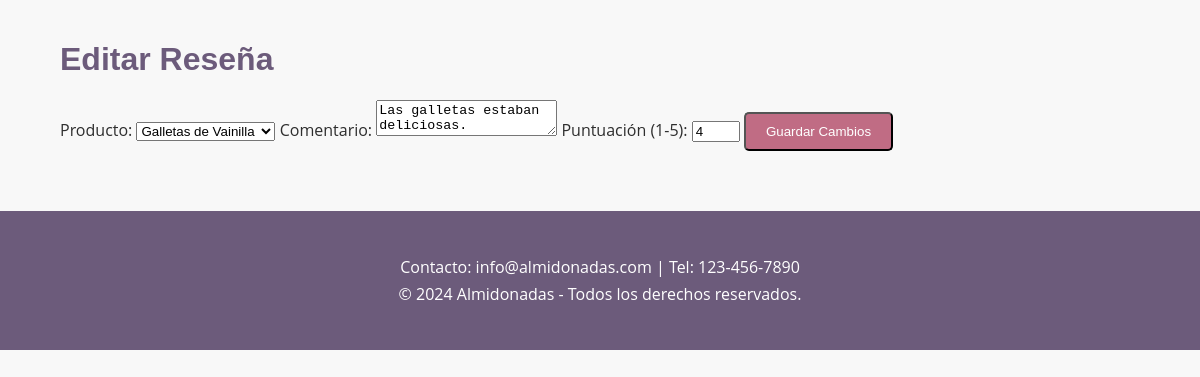
The page /cliente/resenas/edit.php?id=2 (signed in) on the database its author committed.
### tables this page shows
CREATE TABLE Productos (
    id INT AUTO_INCREMENT PRIMARY KEY,
    nombre VARCHAR(100) NOT NULL,
    descripcion TEXT,
    precio DECIMAL(10, 2) NOT NULL,
    categoria ENUM('tortas', 'galletas', 'quesillos', 'postres') NOT NULL,
    imagen VARCHAR(255)
);

### cliente/resenas/edit.php (the view, shortened to what this page needs)
<?php
include '../../includes/conexion.php';
$id = $_GET['id'];
$stmt = $conn->prepare("SELECT * FROM Reseñas WHERE id = :id");
$stmt->execute(['id' => $id]);
$reseña = $stmt->fetch(PDO::FETCH_ASSOC);
$stmt = $conn->query("SELECT * FROM Productos");
$productos = $stmt->fetchAll(PDO::FETCH_ASSOC);
?>
<!DOCTYPE html>
<html lang="es">
<head>
    <link rel="stylesheet" href="../../assets/css/styles.css">
</head>
<body>
    <div class="container">
        <h1>Editar Reseña</h1>
        <form action="edit.php?id=<?php echo $id; ?>" method="POST">
            <label for="producto_id">Producto:</label>
            <select name="producto_id" required>
                <?php foreach ($productos as $producto): ?>
                    <option value="<?php echo $producto['id']; ?>" <?php echo ($producto['id'] === $reseña['producto_id']) ? 'selected' : ''; ?>><?php echo $producto['nombre']; ?></option>
                <?php endforeach; ?>
            </select>
            <label for="comentario">Comentario:</label>
            <textarea name="comentario" required><?php echo $reseña['comentario']; ?></textarea>
            <label for="puntuacion">Puntuación (1-5):</label>
            <input type="number" name="puntuacion" min="1" max="5" value="<?php echo $reseña['puntuacion']; ?>" required>
            <button type="submit" class="btn">Guardar Cambios</button>
        </form>
    </div>
    <?php include '../../templates/footer.php'; ?>
</body>
</html>

### assets/css/styles.css (style rules this page uses)
body { font-family: "Open Sans", sans-serif; margin: 0; padding: 0; background-color: #f8f8f8; color: #2e2e2e; }
.container { width: 90%; max-width: 1200px; margin: 0 auto; padding: 20px; }
h1, h2, h3 { font-family: "Poppins", sans-serif; color: #6c5b7b; }
.btn { display: inline-block; padding: 10px 20px; background-color: #c06c84; color: white; text-decoration: none; border-radius: 5px; transition: background-color 0.3s ease; }

### rows shown on the page
reseñas: producto_id "Galletas de Vainilla", comentario "Las galletas estaban deliciosas.", puntuacion "4"
